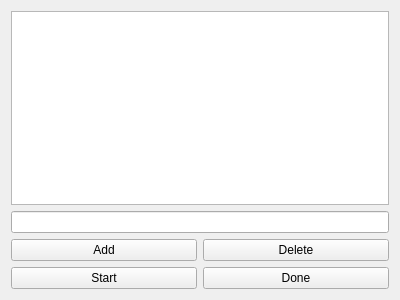
<?xml version="1.0" encoding="UTF-8"?>
<ui version="4.0">
 <class>ProgrammerWindow</class>
 <widget class="QWidget" name="ProgrammerWindow">
  <property name="geometry">
   <rect>
    <x>0</x>
    <y>0</y>
    <width>400</width>
    <height>300</height>
   </rect>
  </property>
  <property name="windowTitle">
   <string>ProgrammerWindow</string>
  </property>
  <layout class="QVBoxLayout" name="verticalLayout">
   <item>
    <widget class="QListWidget" name="listWidget"/>
   </item>
   <item>
    <widget class="QLineEdit" name="lineEdit1"/>
   </item>
   <item>
    <layout class="QGridLayout" name="gridLayout">
     <item row="0" column="0">
      <widget class="QPushButton" name="pushButton1">
       <property name="text">
        <string>Add</string>
       </property>
      </widget>
     </item>
     <item row="0" column="1">
      <widget class="QPushButton" name="pushButton2">
       <property name="text">
        <string>Delete</string>
       </property>
      </widget>
     </item>
     <item row="1" column="0">
      <widget class="QPushButton" name="pushButton3">
       <property name="text">
        <string>Start</string>
       </property>
      </widget>
     </item>
     <item row="1" column="1">
      <widget class="QPushButton" name="pushButton4">
       <property name="text">
        <string>Done</string>
       </property>
      </widget>
     </item>
    </layout>
   </item>
  </layout>
 </widget>
 <resources/>
 <connections/>
</ui>
